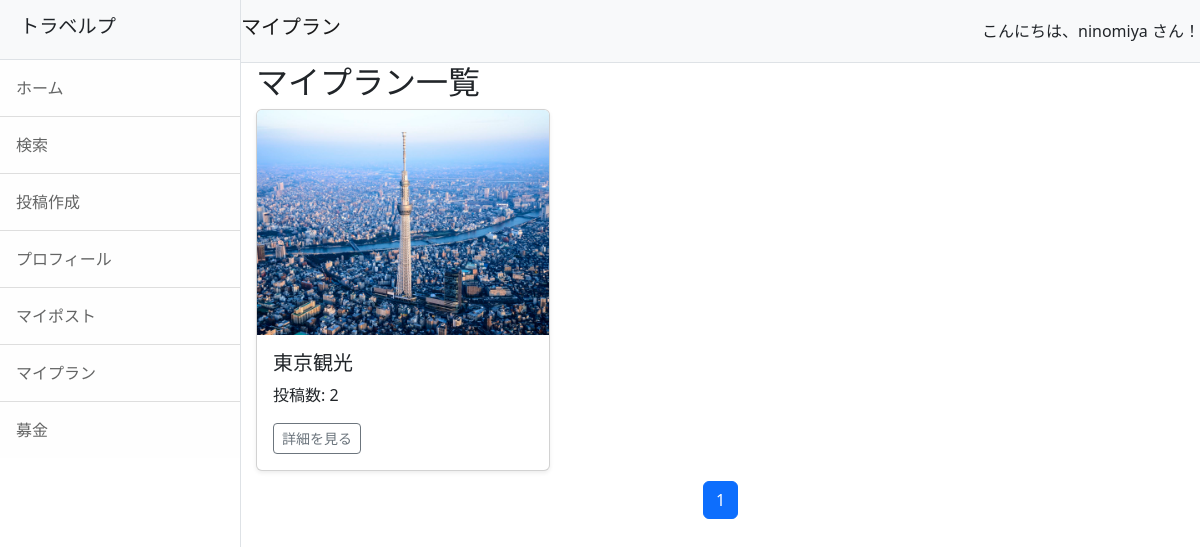
The app's page /myplan/ (signed in) with its own data.
### accounts/models.py (models this page shows, shortened)
class CustomUser(AbstractUser):
    pass
    nickname = models.CharField(max_length=150, blank=True, null=True)
    profile_image = models.ImageField(upload_to='profile_images/', null=True, blank=True)
    profile_description = models.TextField(null=True, blank=True)

### travelp/models.py (models this page shows, shortened)
class Plan(models.Model):
    name = models.CharField(max_length=200)
    user = models.ForeignKey(CustomUser, on_delete=models.SET_NULL, null=True, blank=True)
    posts = models.ManyToManyField(Post, related_name='plans')  # プランに関連する投稿
    created_at = models.DateTimeField(auto_now_add=True)

class Post(models.Model):
    user = models.ForeignKey(CustomUser, on_delete=models.SET_NULL, null=True, blank=True)
    title = models.CharField(max_length=200)
    comment = models.TextField()
    created_at = models.DateTimeField(auto_now_add=True)
    caption = models.TextField(verbose_name='場所', blank=True)
    fundraising = models.ForeignKey(Fundraising, null=True, blank=True, on_delete=models.SET_NULL)
    latitude = models.DecimalField(max_digits=15, decimal_places=11, null=True, blank=True)  # 緯度
    longitude = models.DecimalField(max_digits=15, decimal_places=11, null=True, blank=True)  # 経度

class PostImage(models.Model):
    post = models.ForeignKey(Post, related_name='images', on_delete=models.CASCADE)
    image = models.ImageField(upload_to='photos')

### travelp/views.py (the view)
# urls.py: path('myplan/', views.myplan, name='myplan'),  # プラン一覧ページ
@login_required
def myplan(request):
    plans = Plan.objects.filter(user=request.user).order_by('-id')  # 自分の作成したプランを取得（新しい順）
    paginator = Paginator(plans, 6)
    page_number = request.GET.get('page')
    plans = paginator.get_page(page_number)  # 現在のページのオブジェクトを取得
    for plan in plans:
        plan.thumbnail = plan.posts.order_by('created_at').first()
    return render(request, 'myplan.html', {'plans': plans})

### travelp/templates/myplan.html (shortened to what this page needs)
{% extends 'base.html' %}
{% load static %}
{% block header %}マイプラン{% endblock %}
{% block content %}
    <h2>マイプラン一覧</h2>
    {% if plans %}
      <div class="row g-4">
        {% for plan in plans %}
          <div class="col-12 col-sm-6 col-md-4">
            <div class="card shadow-sm">
                {% if plan.thumbnail %}
                    <img src="{{ plan.thumbnail.images.first.image.url }}" class="card-img-top" width="100%" height="225" alt="プランのサムネイル">
                {% else %}
                    <img src="{% static 'default-thumbnail.jpg' %}" class="card-img-top" width="100%" height="225" alt="デフォルト画像">
                {% endif %}
                <div class="card-body">
                    <h5 class="card-title">{{ plan.name|default:"無題のプラン" }}</h5>
                    <p class="card-text">投稿数: {{ plan.posts.count }}</p>
                    <a href="{% url 'travelp:plan_detail' plan_id=plan.id %}" class="btn btn-sm btn-outline-secondary">詳細を見る</a>
                </div>
            </div>
          </div>
        {% endfor %}
      </div>
    {% else %}
      <p>まだプランを作成していません。</p>
    {% endif %}
    {% include 'pagination.html' with page_obj=plans %}
{% endblock %}

### travelp/templates/base.html (shortened to what this page needs)
{% load static %}
<!DOCTYPE html>
<html lang="ja">
    <head>
        <link href="{% static 'css/styles.css' %}" rel="stylesheet" />
        <link rel="stylesheet" href="https://unpkg.com/leaflet@1.7.1/dist/leaflet.css" />
    </head>
    <body class="{% if request.user.is_staff %} dark-mode {% endif %}">
        <div class="d-flex" id="wrapper">
            <div class="border-end bg-white" id="sidebar-wrapper">
                <div class="sidebar-heading border-bottom bg-light">
                    <h1 class="navbar-brand">トラベルプ</h1>
                </div>
                <div class="list-group list-group-flush">
                    <a class="list-group-item list-group-item-action list-group-item-light p-3" href="{% url 'travelp:index' %}">ホーム</a>
                    <a class="list-group-item list-group-item-action list-group-item-light p-3" href="{% url 'travelp:search' %}">検索</a>
                    <a class="list-group-item list-group-item-action list-group-item-light p-3" href="{% url 'travelp:post' %}">投稿作成</a>
                    {% if request.user.is_authenticated %}
                        <a class="list-group-item list-group-item-action list-group-item-light p-3" href="{% url 'travelp:myprofile' %}">プロフィール</a>
                        <a class="list-group-item list-group-item-action list-group-item-light p-3" href="{% url 'travelp:mypost' %}">マイポスト</a>
                        <a class="list-group-item list-group-item-action list-group-item-light p-3" href="{% url 'travelp:myplan' %}">マイプラン</a>
                        <a class="list-group-item list-group-item-action list-group-item-light p-3" href="{% url 'travelp:fundraising_list' %}">募金</a>
                    {% endif %}
                </div>
            </div>
            <div id="page-content-wrapper">
                <nav class="navbar navbar-expand-lg navbar-light bg-light border-bottom d-flex justify-content-between">
                    <h1 class="navbar-brand">{% block header %}ホーム{% endblock %}</h1>
                    {% if request.user.is_authenticated %}
                        <div class="text-end">
                            こんにちは、{{ request.user.username }} さん！
                        </div>
                    {% endif %}
                </nav>
                <div class="container-fluid">
                    {% block content %}{% endblock %}
                </div>
            </div>
        </div>
    </body>
</html>

### records on screen
CustomUser: user.username "ninomiya"
Plan: thumbnail.images.first.image (picture), name "東京観光", posts.count "2"

### other values on screen
{{ num }} "1"
